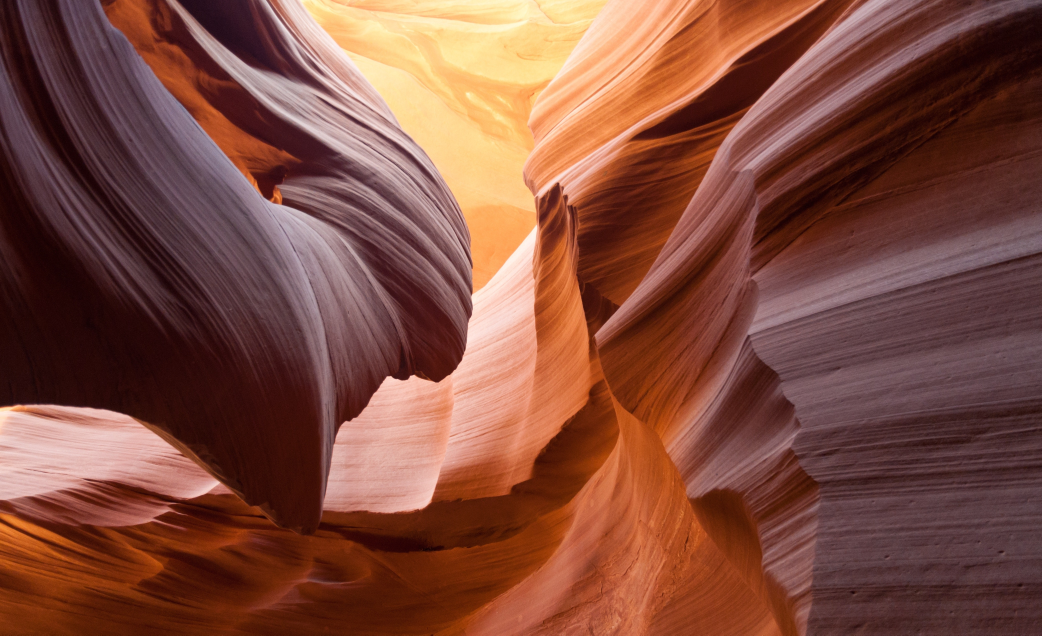
#> input picture Dataset/Sedimentary/Sandstone/313.jpg, 4167 x 2541 px, found by its file name (shown at 1/4 size); its folder holds only this picture in this run
$ python soil_grain_analyser_3.py
#> lines starting #> are read from the running program, lines starting #| are printed output that depends on the picture; after the words box and inside, x2 and y2 are one past the last pixel; in counts of white or black regions, pixels touching at a corner belong together
import cv2
import numpy as np
import os
import csv
from sklearn.cluster import KMeans
import webcolors
from skimage import measure

image_dir = r'C:\SPROS\Grain Size Analysis\Dataset\Sedimentary\Sandstone'  # Update this path as needed
csv_file = 'grain_data_with_colors_sandstone.csv'   #Update name as needed
fields = ['filename', 'mean_grain_diameter_px', 'grain_count', 'dominant_colors', 'color_percentages']

def get_closest_color_name(rgb_color):
    """Find closest named color - compatible with different webcolors versions"""
    min_colors = {}

    # Try different attribute names for compatibility
    try:
        # For newer versions
        color_dict = webcolors.CSS3_HEX_TO_NAMES
    except AttributeError:
        try:
            # For older versions
            color_dict = webcolors.css3_hex_to_names
        except AttributeError:
            # Fallback - use a basic color mapping
            basic_colors = {
                '#000000': 'black', '#FFFFFF': 'white', '#FF0000': 'red',
                '#00FF00': 'green', '#0000FF': 'blue', '#FFFF00': 'yellow',
                '#FF00FF': 'magenta', '#00FFFF': 'cyan', '#808080': 'gray',
                '#800000': 'maroon', '#008000': 'darkgreen', '#000080': 'navy',
                '#A52A2A': 'brown', '#FFA500': 'orange', '#800080': 'purple'
            }
            color_dict = basic_colors

    for hex_code, name in color_dict.items():
        try:
            r_c, g_c, b_c = webcolors.hex_to_rgb(hex_code)
        except:
            # Skip invalid hex codes
            continue

        rd = (r_c - rgb_color[0]) ** 2
        gd = (g_c - rgb_color[1]) ** 2
        bd = (b_c - rgb_color[2]) ** 2
        min_colors[(rd + gd + bd)] = name

    return min_colors[min(min_colors.keys())] if min_colors else 'unknown'

def extract_dominant_colors(image_path, k=5):
    """Extract dominant colors from image"""
    img = cv2.imread(image_path)
    if img is None:
        return []

    img = cv2.cvtColor(img, cv2.COLOR_BGR2RGB)
    img_resized = cv2.resize(img, (150, 150))  # Resize for faster processing
    img_data = img_resized.reshape((-1, 3))

    # K-means clustering to find dominant colors
    kmeans = KMeans(n_clusters=k, random_state=42, n_init=10)
    kmeans.fit(img_data)

    colors = kmeans.cluster_centers_.astype(int)
    labels = kmeans.labels_

    # Calculate color percentages
    unique, counts = np.unique(labels, return_counts=True)
    percentages = (counts / len(labels)) * 100

    color_info = []
    for i, color in enumerate(colors):
        try:
            # Try exact match first
            closest_name = webcolors.rgb_to_name((color[0], color[1], color[2]))
        except (ValueError, AttributeError):
            # If exact match not found, find closest
            closest_name = get_closest_color_name((color[0], color[1], color[2]))

        color_info.append({
            'name': closest_name,
            'rgb': color,
            'percentage': round(percentages[i], 1)
        })

    # Sort by percentage (most dominant first)
    color_info.sort(key=lambda x: x['percentage'], reverse=True)

    return color_info

def process_image(image_path):
    img = cv2.imread(image_path, cv2.IMREAD_GRAYSCALE)
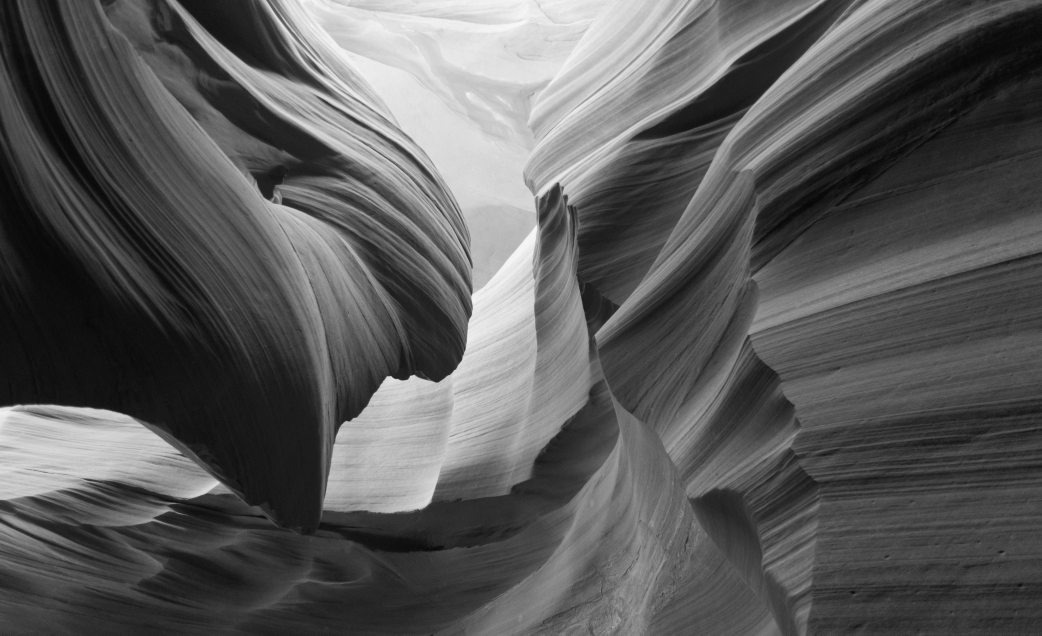
#> img: shape (2541, 4167) (shown at 1/4 size); min 0, max 251, mean 89.9
    if img is None:
        return 0, 0, 'unknown', 'unknown'

    # Basic thresholding (adjust for your images)
    _, thresh = cv2.threshold(img, 128, 255, cv2.THRESH_BINARY_INV)
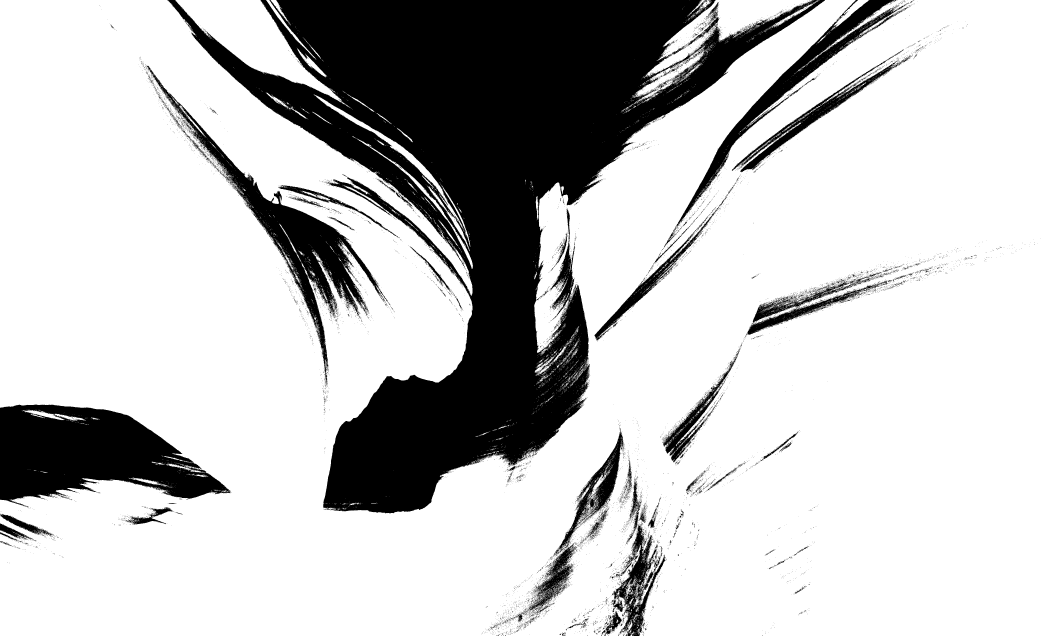
#> thresh: shape (2541, 4167) (shown at 1/4 size); 77% white; 13534 black regions (13216 under 20 px)
    # Find contours (grains)
    contours, _ = cv2.findContours(thresh, cv2.RETR_EXTERNAL, cv2.CHAIN_APPROX_SIMPLE)
#> contours = 5169 contours, 5072 with area under 20; largest, box (x1, y1, x2, y2) and area: (0, 0, 4167, 2541) 8228975, (700, 0, 1394, 428) 90196, (2534, 0, 3251, 418) 71186, (1254, 378, 1879, 1004) 14980, (1408, 544, 1892, 1076) 5449
    diameters = []
    for cnt in contours:
        area = cv2.contourArea(cnt)
        if area < 10:  # Ignore tiny grains/noise
            continue
        # Compute equivalent diameter
        diameter = np.sqrt(4*area/np.pi)
        diameters.append(diameter)
#> this loop made 5169 passes
#> (area, diameter) on pass 17: (26.5, 5.81)
#> after the loop, diameters = 149 values, max 3236.9 at index 148, min 3.57 at index 0, mean 37.35
    mean_diam = np.mean(diameters) if diameters else 0
#> mean_diam = 37.35
    grain_count = len(diameters)
#> grain_count = 149

    # Extract color information
    color_info = extract_dominant_colors(image_path)
#> in extract_dominant_colors, img is the input picture: shape (2541, 4167, 3); mean B, G, R 62.1, 76.2, 127.2
#> in extract_dominant_colors, `img_resized = cv2.resize(img, (150, 150))`:
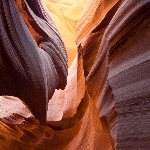
#> img_resized: shape (150, 150, 3); mean R, G, B 127.1, 76.1, 62
    if color_info:
        dominant_colors = ', '.join([c['name'] for c in color_info[:3]])  # Top 3 colors
        color_percentages = ', '.join([f"{c['name']}: {c['percentage']}%" for c in color_info[:3]])
    else:
        dominant_colors = 'unknown'
        color_percentages = 'unknown'

    return mean_diam, grain_count, dominant_colors, color_percentages

dataset = []
for image_name in os.listdir(image_dir):
    if not image_name.lower().endswith(('.jpg', '.png', '.jpeg')):
        continue
    full_path = os.path.join(image_dir, image_name)
    try:
        mean_diam, grain_count, colors, percentages = process_image(full_path)
#> mean_diam = 37.35; grain_count = 149; colors = 'maroon, brown, white'
        dataset.append({
            'filename': image_name,
            'mean_grain_diameter_px': round(mean_diam, 2),
            'grain_count': grain_count,
            'dominant_colors': colors,
            'color_percentages': percentages
        })
        print(f"Processed: {image_name}")
    except Exception as e:
        print(f"Error processing {image_name}: {e}")

with open(csv_file, 'w', newline='', encoding='utf-8') as f:
    writer = csv.DictWriter(f, fieldnames=fields)
    writer.writeheader()
    for row in dataset:
        writer.writerow(row)
#> this loop made 1 pass

print(f"Grain size and color analysis saved to {csv_file}")
